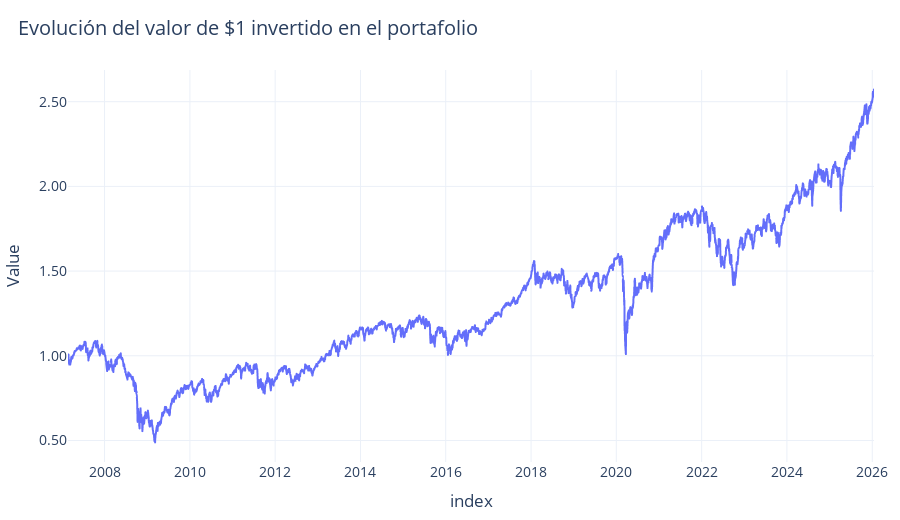

The notebook cell saved with this chart:
### Markdown cell above
# Visualizaciones

### Code cell
r = df_risk["Returns"].astype(float).dropna()
cum = (1.0 + r).cumprod().rename("cum_$1")

fig = px.line(
    cum,
    x=cum.index,
    y=cum.values,
    title="Evolución del valor de $1 invertido en el portafolio",
    labels={"x": "Date", "y": "Value"},
)
fig.show()

### Figure 1 — Plotly figure (JSON) as saved in the notebook; plotly's stock layout.template omitted (floating-point values rounded to 4 significant figures; data arrays with more than 128 entries replaced by an {"elided": "..."} marker saying what was removed)
{"data": [{"hovertemplate": "index=%{x}<br>Value=%{y}<extra></extra>", "legendgroup": "", "line": {"color": "#636efa", "dash": "solid"}, "marker": {"symbol": "circle"}, "mode": "lines", "name": "", "showlegend": false, "type": "scattergl", "x": {"elided": "4351 str values"}, "xaxis": "x", "y": {"elided": "4351 float values"}, "yaxis": "y"}], "layout": {"height": 520, "legend": {"tracegroupgap": 0}, "title": {"text": "Evolución del valor de $1 invertido en el portafolio"}, "xaxis": {"anchor": "y", "domain": [0, 1], "title": {"text": "index"}}, "yaxis": {"anchor": "x", "domain": [0, 1], "title": {"text": "Value"}}}}
